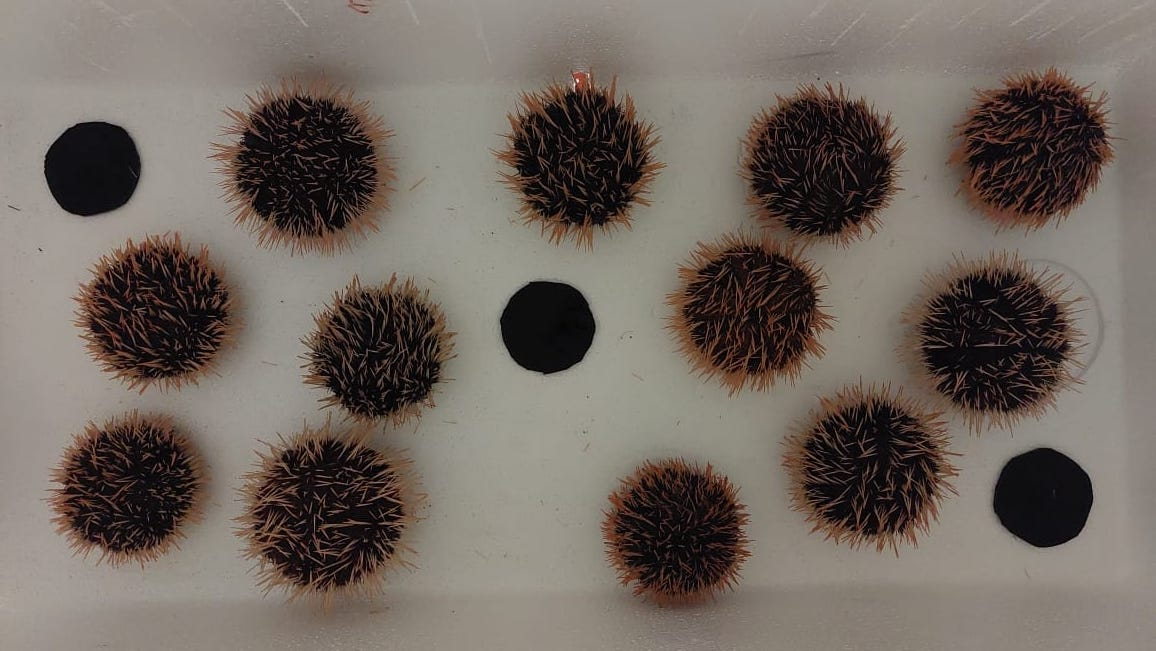
#> input picture example.jpeg, 1156 x 651 px
$ python -i functions.py   (imports and definitions only)   (older library calls are emulated)
#> lines starting #> are read from the running program, lines starting #| are printed output that depends on the picture; after the words box and inside, x2 and y2 are one past the last pixel; in counts of white or black regions, pixels touching at a corner belong together
#> further down, picture is the input picture: shape (651, 1156, 3); mean B, G, R 96, 103.5, 113
import numpy as np
import cv2
from imutils import perspective
# from imutils import contours


def hsv_filter(image):
    """
    HSV filter control panel. Return HSV filtered image.
    # """
    # Setup HSV filter trackbars
    cv2.namedWindow("TrackBars1")
    cv2.resizeWindow("TrackBars1",640,240)
    cv2.createTrackbar("Hue Min","TrackBars1",0,240, empty)
    cv2.createTrackbar("Hue Max","TrackBars1",13,240,empty)
    cv2.createTrackbar("Sat Min","TrackBars1",23,240,empty)
    cv2.createTrackbar("Sat Max","TrackBars1",239,239,empty)
    cv2.createTrackbar("Val Min","TrackBars1",0,255,empty)
    cv2.createTrackbar("Val Max","TrackBars1",77,255,empty)

    # Instructions (part 1)
    print('Instructions (part 1):')
    print('\tPress \'n\' to move onto contour detection')
    print('\tUse trackbars to adjust the HSV filter')

    while True:

        # define key press as
        k = cv2.waitKey(1)
#> (key Esc is pressed here)
        print(k)
        # press 'n' to break loop
        if k & 0xFF == ord('n'):
            break

        # convert image to HSV
        imgHSV = cv2.cvtColor(image, cv2.COLOR_BGR2HSV)
#> imgHSV: shape (651, 1156, 3); mean H, S, V 27.7, 55.9, 113.1

        # get trackbar values
        h_min = cv2.getTrackbarPos("Hue Min","TrackBars1")
        h_max = cv2.getTrackbarPos("Hue Max", "TrackBars1")
        s_min = cv2.getTrackbarPos("Sat Min", "TrackBars1")
        s_max = cv2.getTrackbarPos("Sat Max", "TrackBars1")
        v_min = cv2.getTrackbarPos("Val Min", "TrackBars1")
        v_max = cv2.getTrackbarPos("Val Max", "TrackBars1")

        # define HSV lower/upper bounds
        lower = np.array([h_min,s_min,v_min])
        upper = np.array([h_max,s_max,v_max])

        # create and apply bitwise mask
        mask = cv2.inRange(imgHSV,lower,upper)
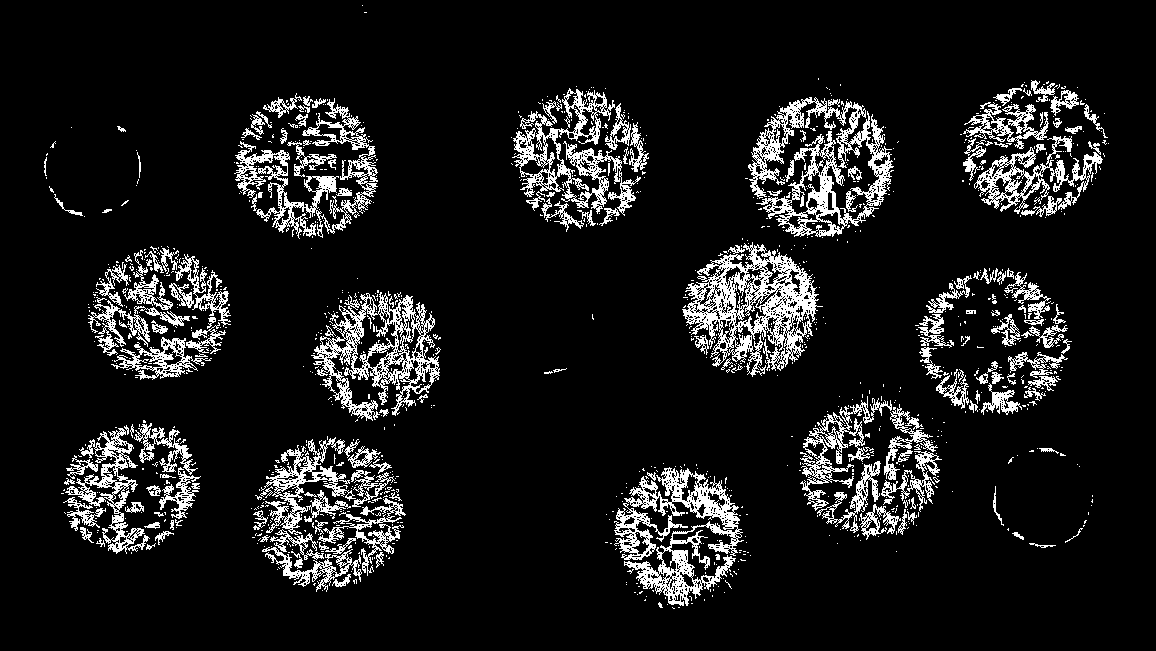
#> mask: shape (651, 1156); 10.2% white in thin lines or dots, all inside (x1, y1, x2, y2) = (44, 5, 1109, 609)
        masked = cv2.bitwise_and(image,image,mask=mask)
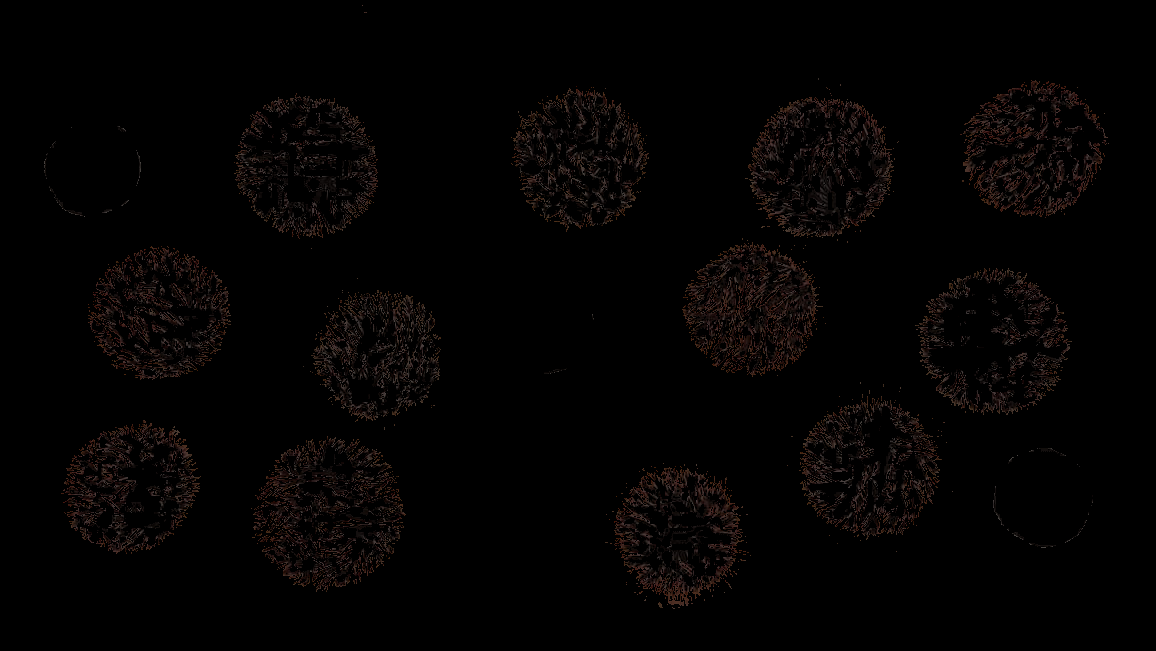
#> masked: shape (651, 1156, 3); mean B, G, R 2.2, 2.6, 4

        # scale and display filtered image
        masked_scaled = stack_images(0.2, ([ masked ] ))
        cv2.imshow("Filter by HSV", masked_scaled)
    cv2.destroyAllWindows()
    return masked


def stack_images(scale,imgArray):
#> called with scale = 0.2
    rows = len(imgArray)
#> rows = 1
    cols = len(imgArray[0])
#> cols = 651
    rowsAvailable = isinstance(imgArray[0], list)
#> rowsAvailable = False
    width = imgArray[0][0].shape[1]
#> width = 3
    height = imgArray[0][0].shape[0]
#> height = 1156
    if rowsAvailable:
        for x in range ( 0, rows):
            for y in range(0, cols):
                if imgArray[x][y].shape[:2] == imgArray[0][0].shape [:2]:
                    imgArray[x][y] = cv2.resize(imgArray[x][y], (0, 0), None, scale, scale)
                else:
                    imgArray[x][y] = cv2.resize(imgArray[x][y], (imgArray[0][0].shape[1], imgArray[0][0].shape[0]), None, scale, scale)
                if len(imgArray[x][y].shape) == 2: imgArray[x][y]= cv2.cvtColor( imgArray[x][y], cv2.COLOR_GRAY2BGR)
        imageBlank = np.zeros((height, width, 3), np.uint8)
        hor = [imageBlank]*rows
        hor_con = [imageBlank]*rows
        for x in range(0, rows):
            hor[x] = np.hstack(imgArray[x])
        ver = np.vstack(hor)
    else:
        for x in range(0, rows):
            if imgArray[x].shape[:2] == imgArray[0].shape[:2]:
                imgArray[x] = cv2.resize(imgArray[x], (0, 0), None, scale, scale)
            else:
                imgArray[x] = cv2.resize(imgArray[x], (imgArray[0].shape[1], imgArray[0].shape[0]), None,scale, scale)
            if len(imgArray[x].shape) == 2: imgArray[x] = cv2.cvtColor(imgArray[x], cv2.COLOR_GRAY2BGR)
#> after the loop, imgArray = 1 item
        hor= np.hstack(imgArray)
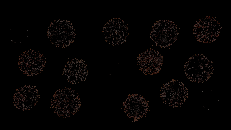
#> hor: shape (130, 231, 3); mean of channels 0, 1, 2 2.2, 2.6, 4; drawn as B, G, R
        ver = hor
    return ver

def empty(a):
    pass

def midpoint(ptA, ptB):
	return ((ptA[0] + ptB[0]) * 0.5, (ptA[1] + ptB[1]) * 0.5)


# [57 lines left out: functions big_bounding_boxes, tuple_average, average_overall, not called in this run]

>>> import cv2
>>> picture = cv2.imread('example.jpeg')
>>> result = hsv_filter(picture)
